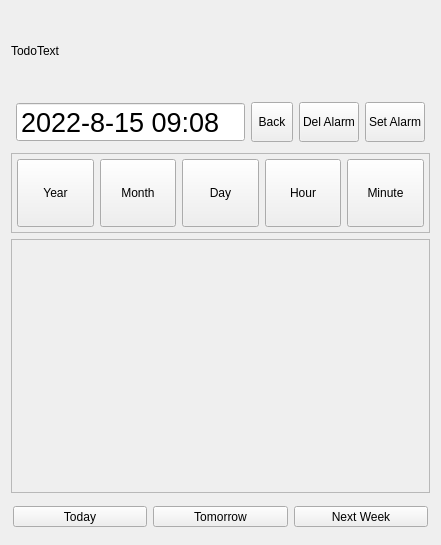
<?xml version="1.0" encoding="UTF-8"?>
<ui version="4.0">
 <class>msgDialog</class>
 <widget class="QDialog" name="msgDialog">
  <property name="geometry">
   <rect>
    <x>0</x>
    <y>0</y>
    <width>400</width>
    <height>545</height>
   </rect>
  </property>
  <property name="windowTitle">
   <string>Alarm</string>
  </property>
  <layout class="QVBoxLayout" name="verticalLayout_4">
   <item>
    <widget class="QLabel" name="lblTodoText">
     <property name="maximumSize">
      <size>
       <width>16777215</width>
       <height>80</height>
      </size>
     </property>
     <property name="text">
      <string>TodoText</string>
     </property>
    </widget>
   </item>
   <item>
    <widget class="QFrame" name="frameFun">
     <property name="maximumSize">
      <size>
       <width>16777215</width>
       <height>50</height>
      </size>
     </property>
     <property name="frameShape">
      <enum>QFrame::NoFrame</enum>
     </property>
     <property name="frameShadow">
      <enum>QFrame::Sunken</enum>
     </property>
     <layout class="QHBoxLayout" name="horizontalLayout_2">
      <property name="leftMargin">
       <number>5</number>
      </property>
      <property name="topMargin">
       <number>5</number>
      </property>
      <property name="rightMargin">
       <number>5</number>
      </property>
      <property name="bottomMargin">
       <number>5</number>
      </property>
      <item>
       <widget class="QDateTimeEdit" name="dateTimeEdit">
        <property name="sizePolicy">
         <sizepolicy hsizetype="Preferred" vsizetype="Fixed">
          <horstretch>0</horstretch>
          <verstretch>0</verstretch>
         </sizepolicy>
        </property>
        <property name="minimumSize">
         <size>
          <width>0</width>
          <height>35</height>
         </size>
        </property>
        <property name="font">
         <font>
          <pointsize>20</pointsize>
         </font>
        </property>
        <property name="buttonSymbols">
         <enum>QAbstractSpinBox::NoButtons</enum>
        </property>
        <property name="accelerated">
         <bool>false</bool>
        </property>
        <property name="date">
         <date>
          <year>2022</year>
          <month>8</month>
          <day>15</day>
         </date>
        </property>
        <property name="time">
         <time>
          <hour>9</hour>
          <minute>8</minute>
          <second>0</second>
         </time>
        </property>
        <property name="displayFormat">
         <string>yyyy-M-d HH:mm</string>
        </property>
       </widget>
      </item>
      <item>
       <widget class="QToolButton" name="btnOK">
        <property name="sizePolicy">
         <sizepolicy hsizetype="Preferred" vsizetype="Preferred">
          <horstretch>0</horstretch>
          <verstretch>0</verstretch>
         </sizepolicy>
        </property>
        <property name="text">
         <string>Back</string>
        </property>
       </widget>
      </item>
      <item>
       <widget class="QToolButton" name="btnCancelDT">
        <property name="sizePolicy">
         <sizepolicy hsizetype="Preferred" vsizetype="Preferred">
          <horstretch>0</horstretch>
          <verstretch>0</verstretch>
         </sizepolicy>
        </property>
        <property name="minimumSize">
         <size>
          <width>60</width>
          <height>0</height>
         </size>
        </property>
        <property name="maximumSize">
         <size>
          <width>16777215</width>
          <height>16777215</height>
         </size>
        </property>
        <property name="text">
         <string>Del Alarm</string>
        </property>
       </widget>
      </item>
      <item>
       <widget class="QToolButton" name="btnSetDT">
        <property name="sizePolicy">
         <sizepolicy hsizetype="Preferred" vsizetype="Preferred">
          <horstretch>0</horstretch>
          <verstretch>0</verstretch>
         </sizepolicy>
        </property>
        <property name="minimumSize">
         <size>
          <width>60</width>
          <height>0</height>
         </size>
        </property>
        <property name="maximumSize">
         <size>
          <width>16777215</width>
          <height>16777215</height>
         </size>
        </property>
        <property name="text">
         <string>Set Alarm</string>
        </property>
       </widget>
      </item>
     </layout>
    </widget>
   </item>
   <item>
    <widget class="QFrame" name="frameDT">
     <property name="minimumSize">
      <size>
       <width>0</width>
       <height>50</height>
      </size>
     </property>
     <property name="maximumSize">
      <size>
       <width>16777215</width>
       <height>80</height>
      </size>
     </property>
     <property name="frameShape">
      <enum>QFrame::StyledPanel</enum>
     </property>
     <property name="frameShadow">
      <enum>QFrame::Raised</enum>
     </property>
     <layout class="QHBoxLayout" name="horizontalLayout_7">
      <property name="leftMargin">
       <number>5</number>
      </property>
      <property name="topMargin">
       <number>5</number>
      </property>
      <property name="rightMargin">
       <number>5</number>
      </property>
      <property name="bottomMargin">
       <number>5</number>
      </property>
      <item>
       <widget class="QToolButton" name="btnYear">
        <property name="sizePolicy">
         <sizepolicy hsizetype="Preferred" vsizetype="Preferred">
          <horstretch>0</horstretch>
          <verstretch>0</verstretch>
         </sizepolicy>
        </property>
        <property name="text">
         <string>Year</string>
        </property>
       </widget>
      </item>
      <item>
       <widget class="QToolButton" name="btnMonth">
        <property name="sizePolicy">
         <sizepolicy hsizetype="Preferred" vsizetype="Preferred">
          <horstretch>0</horstretch>
          <verstretch>0</verstretch>
         </sizepolicy>
        </property>
        <property name="text">
         <string>Month</string>
        </property>
       </widget>
      </item>
      <item>
       <widget class="QToolButton" name="btnDay">
        <property name="sizePolicy">
         <sizepolicy hsizetype="Preferred" vsizetype="Preferred">
          <horstretch>0</horstretch>
          <verstretch>0</verstretch>
         </sizepolicy>
        </property>
        <property name="text">
         <string>Day</string>
        </property>
       </widget>
      </item>
      <item>
       <widget class="QToolButton" name="btnHour">
        <property name="sizePolicy">
         <sizepolicy hsizetype="Preferred" vsizetype="Preferred">
          <horstretch>0</horstretch>
          <verstretch>0</verstretch>
         </sizepolicy>
        </property>
        <property name="text">
         <string>Hour</string>
        </property>
       </widget>
      </item>
      <item>
       <widget class="QToolButton" name="btnMinute">
        <property name="sizePolicy">
         <sizepolicy hsizetype="Preferred" vsizetype="Preferred">
          <horstretch>0</horstretch>
          <verstretch>0</verstretch>
         </sizepolicy>
        </property>
        <property name="text">
         <string>Minute</string>
        </property>
       </widget>
      </item>
     </layout>
    </widget>
   </item>
   <item>
    <widget class="QFrame" name="frameSel">
     <property name="frameShape">
      <enum>QFrame::StyledPanel</enum>
     </property>
     <property name="frameShadow">
      <enum>QFrame::Raised</enum>
     </property>
    </widget>
   </item>
   <item>
    <widget class="QFrame" name="frameBtnFun">
     <property name="maximumSize">
      <size>
       <width>16777215</width>
       <height>35</height>
      </size>
     </property>
     <property name="frameShape">
      <enum>QFrame::NoFrame</enum>
     </property>
     <property name="frameShadow">
      <enum>QFrame::Raised</enum>
     </property>
     <layout class="QHBoxLayout" name="horizontalLayout">
      <property name="leftMargin">
       <number>2</number>
      </property>
      <property name="topMargin">
       <number>2</number>
      </property>
      <property name="rightMargin">
       <number>2</number>
      </property>
      <property name="bottomMargin">
       <number>2</number>
      </property>
      <item>
       <widget class="QToolButton" name="btnToday">
        <property name="sizePolicy">
         <sizepolicy hsizetype="Preferred" vsizetype="Fixed">
          <horstretch>0</horstretch>
          <verstretch>0</verstretch>
         </sizepolicy>
        </property>
        <property name="text">
         <string>Today</string>
        </property>
       </widget>
      </item>
      <item>
       <widget class="QToolButton" name="btnTomorrow">
        <property name="sizePolicy">
         <sizepolicy hsizetype="Preferred" vsizetype="Fixed">
          <horstretch>0</horstretch>
          <verstretch>0</verstretch>
         </sizepolicy>
        </property>
        <property name="text">
         <string>Tomorrow</string>
        </property>
       </widget>
      </item>
      <item>
       <widget class="QToolButton" name="btnNextWeek">
        <property name="sizePolicy">
         <sizepolicy hsizetype="Preferred" vsizetype="Fixed">
          <horstretch>0</horstretch>
          <verstretch>0</verstretch>
         </sizepolicy>
        </property>
        <property name="text">
         <string>Next Week</string>
        </property>
       </widget>
      </item>
     </layout>
    </widget>
   </item>
  </layout>
 </widget>
 <resources/>
 <connections/>
</ui>
